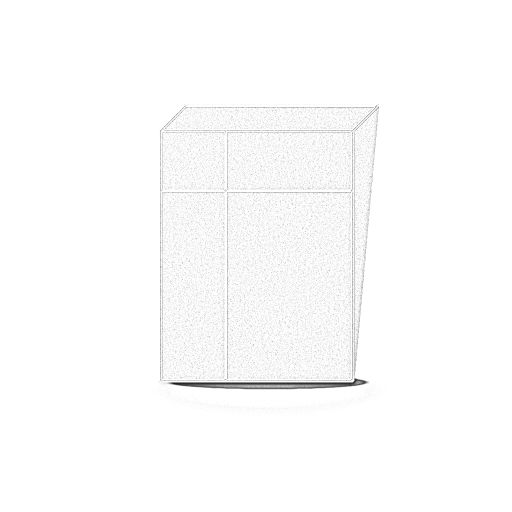
#> input picture data/extracted_sketches/pkg_001_carton_sketch.png, 1024 x 1024 px (shown at 1/2 size)
$ python -i preprocessor.py   (imports and definitions only)   (older library calls are emulated)
#> lines starting #> are read from the running program, lines starting #| are printed output that depends on the picture; after the words box and inside, x2 and y2 are one past the last pixel; in counts of white or black regions, pixels touching at a corner belong together
"""
PackVision AI - Sketch Preprocessing Engine
============================================
Handles sketch normalization, adaptive Canny edge extraction, line dilation,
contrast enhancement for faint hand sketches, and pseudo-depth map estimation.
"""

from __future__ import annotations

import io
from dataclasses import dataclass, field
from pathlib import Path
from typing import Any, Dict, Optional, Tuple, Union

try:
    import cv2
    HAS_CV2 = True
except ImportError:
    cv2 = None
    HAS_CV2 = False

import numpy as np
from PIL import Image, ImageEnhance, ImageFilter, ImageOps


@dataclass
class PreprocessResult:
    """Container for preprocessed sketch outputs and transformation metadata."""
    image: Image.Image
    canny: Image.Image
    depth: Image.Image
    mask: Image.Image
    original_size: Tuple[int, int]
    target_size: Tuple[int, int]
    scale: float
    padding: Tuple[int, int, int, int]  # top, bottom, left, right
    metadata: Dict[str, Any] = field(default_factory=dict)

    # [14 lines left out: functions depth_map, to_dict, not called in this run]


class SketchPreprocessor:
    """
    Production-grade preprocessing engine for packaging sketches.

    Transforms raw user sketches (hand-drawn scans, vector line art, raster sketches)
    into high-fidelity condition inputs required by ControlNet and SDXL pipelines.
    """

    def __init__(
        self,
        target_size: Tuple[int, int] = (1024, 1024),
        low_threshold: Optional[int] = None,
        high_threshold: Optional[int] = None,
        sigma: float = 0.33,
        dilation_kernel_size: int = 2,
        auto_invert: bool = True,
    ) -> None:
        """
        Initialize the preprocessor.

        Args:
            target_size: Target (width, height) resolution, defaults to 1024x1024.
            low_threshold: Lower hysteresis threshold for Canny. If None, computed adaptively.
            high_threshold: Upper hysteresis threshold for Canny. If None, computed adaptively.
            sigma: Standard deviation factor for adaptive median-based Canny thresholds.
            dilation_kernel_size: Dilation kernel size to bridge broken pencil strokes (0 to disable).
            auto_invert: If True, automatically detects dark-on-light sketches and inverts them.
        """
        self.target_size = target_size
        self.low_threshold = low_threshold
        self.high_threshold = high_threshold
        self.sigma = sigma
        self.dilation_kernel_size = dilation_kernel_size
        self.auto_invert = auto_invert

    # -------------------------------------------------------------------------
    # Format and Color Space Converters
    # -------------------------------------------------------------------------

    @staticmethod
    def pil_to_cv2(image: Image.Image) -> np.ndarray:
        """
        Convert PIL Image to OpenCV BGR or Grayscale numpy array.

        Handles RGBA, RGB, L, and 1-bit modes cleanly.
        """
        if not HAS_CV2:
            if image.mode == "RGBA":
                canvas = Image.new("RGB", image.size, (255, 255, 255))
                canvas.paste(image, mask=image.split()[3])
                return np.array(canvas)
            elif image.mode == "RGB":
                return np.array(image)
            elif image.mode in ("L", "1"):
                return np.array(image.convert("L"))
            else:
                return np.array(image.convert("RGB"))

        if image.mode == "RGBA":
            # Composite onto white background before converting
            canvas = Image.new("RGB", image.size, (255, 255, 255))
            canvas.paste(image, mask=image.split()[3])
            arr = np.array(canvas)
            return cv2.cvtColor(arr, cv2.COLOR_RGB2BGR)
        elif image.mode == "RGB":
            return cv2.cvtColor(np.array(image), cv2.COLOR_RGB2BGR)
        elif image.mode in ("L", "1"):
            return np.array(image.convert("L"))
        else:
            return cv2.cvtColor(np.array(image.convert("RGB")), cv2.COLOR_RGB2BGR)

    @staticmethod
    def cv2_to_pil(image: np.ndarray) -> Image.Image:
        """Convert OpenCV BGR or Grayscale numpy array to PIL Image."""
        if not HAS_CV2:
            if image.ndim == 2:
                return Image.fromarray(image.astype(np.uint8), mode="L")
            elif image.ndim == 3:
                return Image.fromarray(image.astype(np.uint8), mode="RGB")
            raise ValueError(f"Unsupported image array shape: {image.shape}")

        if image.ndim == 2:
            return Image.fromarray(image, mode="L")
        elif image.ndim == 3:
            if image.shape[2] == 4:
                return Image.fromarray(cv2.cvtColor(image, cv2.COLOR_BGRA2RGBA))
            elif image.shape[2] == 3:
                return Image.fromarray(cv2.cvtColor(image, cv2.COLOR_BGR2RGB))
        raise ValueError(f"Unsupported image array shape: {image.shape}")

    @staticmethod
    def load_image(source: Union[str, Path, Image.Image, np.ndarray, bytes]) -> Image.Image:
        """Load an image from various input types into a PIL Image."""
        if isinstance(source, Image.Image):
            return source.convert("RGB")
        elif isinstance(source, (str, Path)):
            p = Path(source)
            if not p.is_file():
                raise FileNotFoundError(f"Input sketch file does not exist: {p}")
            return Image.open(p).convert("RGB")
        elif isinstance(source, np.ndarray):
            return SketchPreprocessor.cv2_to_pil(source).convert("RGB")
        elif isinstance(source, bytes):
            return Image.open(io.BytesIO(source)).convert("RGB")
        else:
            raise TypeError(f"Unsupported image input type: {type(source)}")

    # -------------------------------------------------------------------------
    # Aspect Ratio Normalization and Letterboxing
    # -------------------------------------------------------------------------

    def letterbox_image(
        self,
        image_cv: np.ndarray,
        target_size: Optional[Tuple[int, int]] = None,
        border_color: Tuple[int, int, int] = (255, 255, 255),
    ) -> Tuple[np.ndarray, float, Tuple[int, int, int, int]]:
        """
        Resize image with preserved aspect ratio and smart letterboxing.

        Args:
            image_cv: Input image in OpenCV format (BGR or grayscale).
            target_size: Target (width, height), defaults to self.target_size.
            border_color: Color to fill borders (default: white).

        Returns:
            Tuple of (letterboxed_image, scale_factor, (top, bottom, left, right_padding))
        """
        target_w, target_h = target_size or self.target_size
        h, w = image_cv.shape[:2]

        scale = min(target_w / w, target_h / h)
        new_w = int(round(w * scale))
        new_h = int(round(h * scale))

        pad_w = target_w - new_w
        pad_h = target_h - new_h
        top = pad_h // 2
        bottom = pad_h - top
        left = pad_w // 2
        right = pad_w - left

        if not HAS_CV2:
            pil_img = Image.fromarray(image_cv)
            resized = pil_img.resize((new_w, new_h), Image.Resampling.LANCZOS)
            fill = border_color if pil_img.mode != "L" else border_color[0]
            canvas = Image.new(pil_img.mode, (target_w, target_h), fill)
            canvas.paste(resized, (left, top))
            return np.array(canvas), scale, (top, bottom, left, right)

        # Use Lanczos / Area interpolation for clean down/upscaling
        interp = cv2.INTER_AREA if scale < 1.0 else cv2.INTER_CUBIC
        resized = cv2.resize(image_cv, (new_w, new_h), interpolation=interp)

        if image_cv.ndim == 2:
            fill_val = border_color[0] if isinstance(border_color, (list, tuple)) else border_color
            padded = cv2.copyMakeBorder(
                resized, top, bottom, left, right, cv2.BORDER_CONSTANT, value=fill_val
            )
        else:
            padded = cv2.copyMakeBorder(
                resized, top, bottom, left, right, cv2.BORDER_CONSTANT, value=border_color
            )

        return padded, scale, (top, bottom, left, right)

    # [17 lines left out: function unletterbox_image, not called in this run]

    # -------------------------------------------------------------------------
    # Lighting and Contrast Enhancement for Faint Sketches
    # -------------------------------------------------------------------------

    @staticmethod
    def is_dark_background(gray_img: np.ndarray) -> bool:
        """
        Determine if the sketch has a dark background (white strokes on dark canvas).
        Returns True if dark background, False if paper-white background.
        """
        # Exclude borders to focus on actual canvas content
        h, w = gray_img.shape[:2]
        center_crop = gray_img[int(h * 0.1) : int(h * 0.9), int(w * 0.1) : int(w * 0.9)]
        mean_val = np.mean(center_crop)
        return bool(mean_val < 127)

    def enhance_contrast(
        self,
        gray_img: np.ndarray,
        clip_limit: float = 2.5,
        tile_grid_size: Tuple[int, int] = (8, 8),
    ) -> np.ndarray:
        """
        Enhance faint pencil strokes using CLAHE and bilateral edge-preserving smoothing.

        Args:
            gray_img: Grayscale input image.
            clip_limit: Threshold for contrast limiting.
            tile_grid_size: Size of grid for histogram equalization.

        Returns:
            Enhanced contrast grayscale image with preserved line boundaries.
        """
        if not HAS_CV2:
            pil_img = Image.fromarray(gray_img)
            enhancer = ImageEnhance.Contrast(pil_img)
            return np.array(enhancer.enhance(1.4))

        # Bilateral filter reduces paper grain noise while retaining sharp pencil edges
        filtered = cv2.bilateralFilter(gray_img, d=5, sigmaColor=50, sigmaSpace=50)

        # CLAHE (Contrast Limited Adaptive Histogram Equalization)
        clahe = cv2.createCLAHE(clipLimit=clip_limit, tileGridSize=tile_grid_size)
        enhanced = clahe.apply(filtered)

        # Subtle unsharp masking for stroke crispness
        gaussian = cv2.GaussianBlur(enhanced, (0, 0), sigmaX=1.5)
        unsharp = cv2.addWeighted(enhanced, 1.4, gaussian, -0.4, 0)
        return np.clip(unsharp, 0, 255).astype(np.uint8)

    # -------------------------------------------------------------------------
    # Edge Extraction with Adaptive Thresholding and Line Dilation
    # -------------------------------------------------------------------------

    def extract_canny(
        self,
        gray_img: np.ndarray,
        low_threshold: Optional[int] = None,
        high_threshold: Optional[int] = None,
        dilation_kernel: Optional[int] = None,
    ) -> np.ndarray:
        """
        Extract Canny edges with adaptive Otsu/median thresholds and stroke bridging.

        ControlNet standard expects white edges (255) on a black background (0).
        """
        if not HAS_CV2:
            gy, gx = np.gradient(gray_img.astype(np.float32))
            mag = np.hypot(gx, gy)
            edges = (mag > 28).astype(np.uint8) * 255
            return edges

        # Compute adaptive thresholds if not explicitly provided
        if low_threshold is None or high_threshold is None:
            # Otsu's thresholding provides a robust bimodal luminance estimate
            otsu_val, _ = cv2.threshold(gray_img, 0, 255, cv2.THRESH_BINARY + cv2.THRESH_OTSU)
            med = np.median(gray_img)

            # Combine median sigma and Otsu for optimal packaging contour detection
            calc_low = int(max(10, (1.0 - self.sigma) * med))
            calc_high = int(min(245, max(otsu_val * 0.9, (1.0 + self.sigma) * med)))

            low = low_threshold if low_threshold is not None else calc_low
            high = high_threshold if high_threshold is not None else calc_high
        else:
            low = low_threshold
            high = high_threshold

        # Ensure high > low
        if high <= low:
            high = low + 50

        # Run Canny Edge Detector
        edges = cv2.Canny(gray_img, low, high)

        # Line dilation to connect broken pencil strokes
        d_ksize = dilation_kernel if dilation_kernel is not None else self.dilation_kernel_size
        if d_ksize > 0:
            kernel = cv2.getStructuringElement(cv2.MORPH_ELLIPSE, (d_ksize, d_ksize))
            edges = cv2.dilate(edges, kernel, iterations=1)
            # Morphological close bridges small micro-gaps without ballooning stroke width
            edges = cv2.morphologyEx(edges, cv2.MORPH_CLOSE, kernel)

        return edges

    # -------------------------------------------------------------------------
    # Packaging Silhouette Segmentation & Pseudo-Depth Map Estimation
    # -------------------------------------------------------------------------

    def extract_silhouette_mask(self, gray_img: np.ndarray, edges: np.ndarray) -> np.ndarray:
        """
        Segment the main packaging object silhouette from the background.

        Returns a binary mask (uint8) where 255 indicates the package interior.
        """
        h, w = gray_img.shape[:2]
        if not HAS_CV2:
            mask = np.zeros((h, w), dtype=np.uint8)
            mask[gray_img < 240] = 255
            return mask

        # Combine inverted threshold and edge closure
        if not self.is_dark_background(gray_img):
            # White background -> invert so package markings and body are non-zero
            _, thresh = cv2.threshold(gray_img, 240, 255, cv2.THRESH_BINARY_INV)
        else:
            _, thresh = cv2.threshold(gray_img, 25, 255, cv2.THRESH_BINARY)

        combined = cv2.bitwise_or(thresh, edges)

        # Close contours aggressively to form a solid packaging envelope
        kernel_close = cv2.getStructuringElement(cv2.MORPH_ELLIPSE, (15, 15))
        closed = cv2.morphologyEx(combined, cv2.MORPH_CLOSE, kernel_close, iterations=3)

        # Find external contours and select the largest candidate
        contours, _ = cv2.findContours(closed, cv2.RETR_EXTERNAL, cv2.CHAIN_APPROX_SIMPLE)
        mask = np.zeros((h, w), dtype=np.uint8)

        if contours:
            # Filter contours that occupy reasonable area (> 2% of frame)
            min_area = (h * w) * 0.02
            valid_contours = [c for c in contours if cv2.contourArea(c) > min_area]
            if valid_contours:
                # Fill convex hulls of main contours to solidify package faces
                for c in valid_contours:
                    hull = cv2.convexHull(c)
                    cv2.drawContours(mask, [hull], -1, 255, thickness=cv2.FILLED)
            else:
                c_max = max(contours, key=cv2.contourArea)
                cv2.drawContours(mask, [cv2.convexHull(c_max)], -1, 255, thickness=cv2.FILLED)
        else:
            # Fallback mask: central 80% rectangular region
            mask[int(h * 0.1) : int(h * 0.9), int(w * 0.1) : int(w * 0.9)] = 255

        return mask

    def extract_pseudo_depth(
        self,
        gray_img: np.ndarray,
        edges: np.ndarray,
        mask: Optional[np.ndarray] = None,
    ) -> np.ndarray:
        """
        Generate a photorealistic 3D pseudo-depth map from 2D sketch contours and gradients.

        Depth encoding convention:
        - 255 = Closest to camera (front package face, prominent edges)
        - 0 = Farthest from camera (background wall / infinite studio plane)

        Uses Euclidean Distance Transform combined with vertical studio perspective
        ramp and Sobel normal gradients for bevel highlights.
        """
        h, w = gray_img.shape[:2]
        if not HAS_CV2:
            depth = np.full((h, w, 3), 35, dtype=np.uint8)
            if mask is not None:
                depth[mask > 0] = 190
            return depth

        if mask is None:
            mask = self.extract_silhouette_mask(gray_img, edges)

        # 1. Interior Euclidean Distance Transform (convex package volume depth)
        dist_transform = cv2.distanceTransform(mask, cv2.DIST_L2, 5)
        max_dist = dist_transform.max()
        if max_dist > 0:
            dist_norm = (dist_transform / max_dist) * 200.0  # Range 0-200
        else:
            dist_norm = np.zeros((h, w), dtype=np.float32)

        # 2. Studio Perspective Y-Ramp (studio packaging stands upright on pedestal floor)
        # Objects slightly lean toward the 3-point studio camera; bottom grounded
        y_coords = np.linspace(0.8, 1.2, h, dtype=np.float32)[:, None]
        y_gradient = np.tile(y_coords, (1, w))
        dist_norm = dist_norm * y_gradient
        dist_norm = np.clip(dist_norm, 0, 210)

        # 3. High-frequency structural crease depth (edges define panel folds and boundaries)
        sobel_x = cv2.Sobel(gray_img, cv2.CV_32F, 1, 0, ksize=3)
        sobel_y = cv2.Sobel(gray_img, cv2.CV_32F, 0, 1, ksize=3)
        edge_gradient = np.sqrt(sobel_x**2 + sobel_y**2)
        max_grad = edge_gradient.max()
        if max_grad > 0:
            edge_relief = (edge_gradient / max_grad) * 45.0
        else:
            edge_relief = np.zeros((h, w), dtype=np.float32)

        # 4. Composite Depth Map
        # Base ambient floor depth is 30; interior package ranges 60 - 255
        depth = np.full((h, w), 35.0, dtype=np.float32)
        inside_mask = mask > 0
        depth[inside_mask] = 55.0 + dist_norm[inside_mask] + edge_relief[inside_mask]

        # Smooth transitions
        depth = cv2.GaussianBlur(depth, (7, 7), sigmaX=2.0)
        depth = np.clip(depth, 0, 255).astype(np.uint8)

        # Return 3-channel depth representation for standard pipeline ingest
        return cv2.cvtColor(depth, cv2.COLOR_GRAY2BGR)

    # -------------------------------------------------------------------------
    # Main Preprocessing Entrypoint
    # -------------------------------------------------------------------------

    def preprocess(
        self,
        input_image: Union[str, Path, Image.Image, np.ndarray, bytes],
        invert_mode: str = "auto",  # 'auto', 'invert', 'keep'
        enhance_faint_strokes: bool = True,
    ) -> PreprocessResult:
        """
        Execute the complete preprocessing pipeline on an input sketch.

        Args:
            input_image: Filepath, PIL Image, or numpy array.
            invert_mode: 'auto' (detect light/dark), 'invert', or 'keep'.
            enhance_faint_strokes: Whether to apply CLAHE and unsharp filtering.

        Returns:
            PreprocessResult containing 1024x1024 normalized image, Canny edge map,
            pseudo-depth map, silhouette mask, and transformation coordinates.
        """
        pil_raw = self.load_image(input_image)
        orig_w, orig_h = pil_raw.size

        # Convert to OpenCV BGR
        cv_raw = self.pil_to_cv2(pil_raw)

        # Letterbox to target resolution (1024x1024)
        padded_bgr, scale, padding = self.letterbox_image(
            cv_raw, target_size=self.target_size, border_color=(255, 255, 255)
        )
        if not HAS_CV2:
            gray = padded_bgr if padded_bgr.ndim == 2 else np.mean(padded_bgr, axis=2).astype(np.uint8)
        else:
            gray = cv2.cvtColor(padded_bgr, cv2.COLOR_BGR2GRAY)

        # Determine inversion state
        is_dark = self.is_dark_background(gray)
        should_invert = False
        if invert_mode == "auto":
            should_invert = not is_dark  # Black strokes on white paper -> invert for ControlNet
        elif invert_mode == "invert":
            should_invert = True
        elif invert_mode == "keep":
            should_invert = False

        # Enhance faint pencil strokes
        working_gray = gray
        if enhance_faint_strokes:
            working_gray = self.enhance_contrast(gray)

        # Extract Canny edges (white edges on black background)
        canny_edges = self.extract_canny(working_gray)

        # Extract package silhouette mask
        mask = self.extract_silhouette_mask(working_gray, canny_edges)

        # Generate 3D pseudo-depth map
        depth_bgr = self.extract_pseudo_depth(working_gray, canny_edges, mask=mask)

        # Normalized conditioning image (high contrast line art)
        if should_invert:
            # ControlNet canny receives white lines on black background
            conditioning_arr = canny_edges
        else:
            conditioning_arr = cv2.bitwise_not(canny_edges)

        return PreprocessResult(
            image=self.cv2_to_pil(padded_bgr),
            canny=self.cv2_to_pil(canny_edges),
            depth=self.cv2_to_pil(depth_bgr),
            mask=self.cv2_to_pil(mask),
            original_size=(orig_w, orig_h),
            target_size=self.target_size,
            scale=scale,
            padding=padding,
            metadata={
                "is_dark_background": is_dark,
                "inverted": should_invert,
                "low_threshold": self.low_threshold,
                "high_threshold": self.high_threshold,
                "dilation_kernel_size": self.dilation_kernel_size,
            },
        )

>>> import cv2
>>> picture = cv2.imread('../data/extracted_sketches/pkg_001_carton_sketch.png')
#> picture is the input picture: shape (1024, 1024, 3); min 19, max 255, mean 251.7
>>> result = SketchPreprocessor().preprocess(picture)
#> in preprocess, `padded_bgr, scale, padding = self.letterbox_image( cv_raw, target_size..`: scale = 1; padding = (0, 0, 0, 0)
#> in is_dark_background, `center_crop = gray_img[int(h * 0.1) : int(h * 0.9), int(w * 0.1) : int..`:
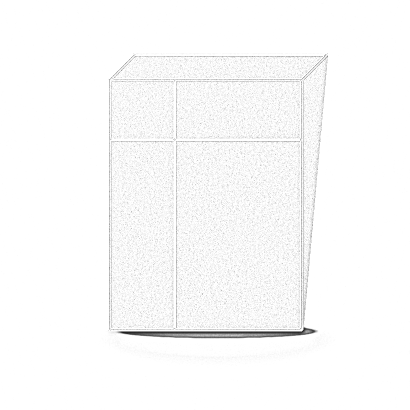
#> center_crop: shape (819, 819) (shown at 1/2 size); min 19, max 255, mean 250
#> in is_dark_background, `mean_val = np.mean(center_crop)`: mean_val = 250
#> in preprocess, `is_dark = self.is_dark_background(gray)`: is_dark = False
#> in preprocess, `should_invert = not is_dark`: should_invert = True
#> in enhance_contrast, `enhanced = clahe.apply(filtered)`:
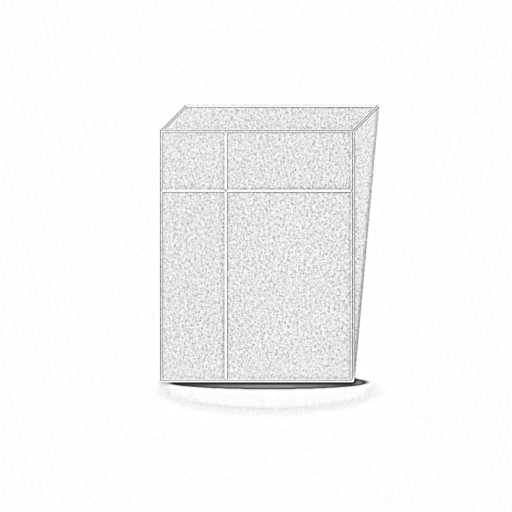
#> enhanced: shape (1024, 1024) (shown at 1/2 size); min 18, max 255, mean 246.6
#> in extract_canny, `otsu_val, _ = cv2.threshold(gray_img, 0, 255, cv2.THRESH_BINARY + cv2...`: otsu_val = 220
#> in extract_canny, `med = np.median(gray_img)`: med = 255
#> in extract_canny, `calc_low = int(max(10, (1.0 - self.sigma) * med))`: calc_low = 170
#> in extract_canny, `calc_high = int(min(245, max(otsu_val * 0.9, (1.0 + self.sigma) * med)))`: calc_high = 245
#> in extract_canny, `low = low_threshold if low_threshold is not None else calc_low`: low = 170
#> in extract_canny, `high = high_threshold if high_threshold is not None else calc_high`: high = 245
#> in extract_canny, `edges = cv2.Canny(gray_img, low, high)`:
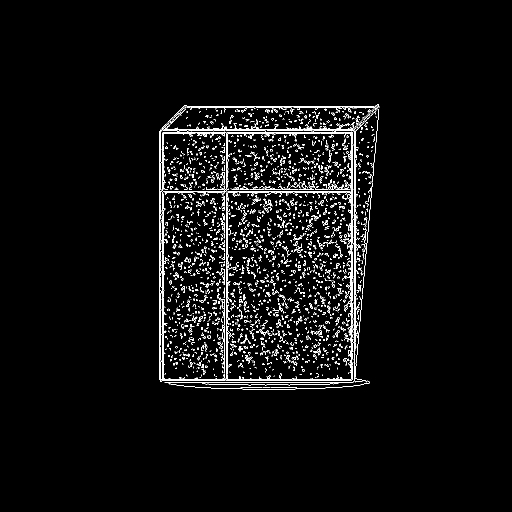
#> edges: shape (1024, 1024) (shown at 1/2 size); 3.2% white in thin lines or dots, all inside (x1, y1, x2, y2) = (319, 208, 759, 779)
#> (the rest of the program and of its run is left out)
